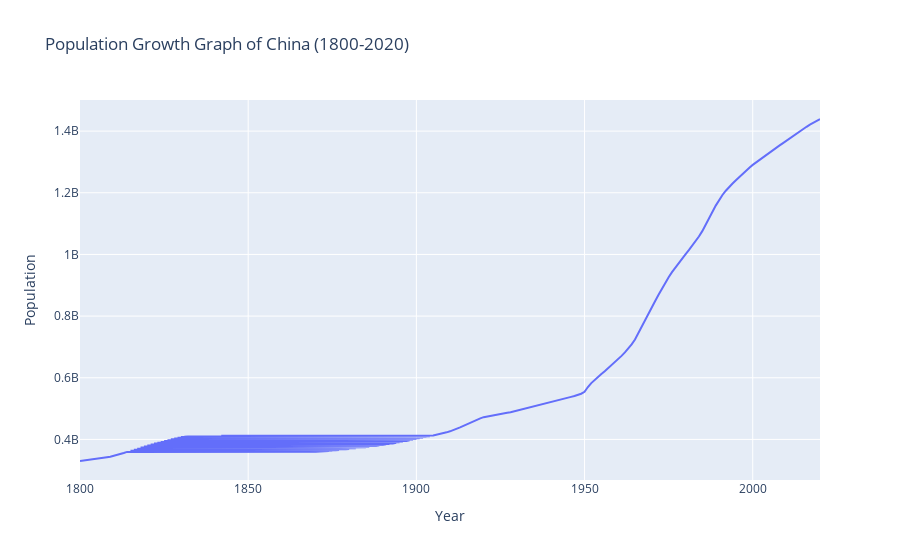

Here is the notebook cell this chart was saved with:
### Code cell
# Population tendency graph for United Sates
x_axis = chn["Year"]
y_axis = chn["Population (historical estimates)"]
fig = px.line(x=x_axis, y=y_axis, title="Population Growth Graph of China (1800-2020)")
fig.update_xaxes(title="Year")
fig.update_yaxes(title="Population")

### Figure 1 — Plotly figure (JSON) as saved in the notebook; plotly's stock layout.template omitted (floating-point values rounded to 4 significant figures; data arrays with more than 128 entries replaced by an {"elided": "..."} marker saying what was removed)
{"data": [{"hovertemplate": "x=%{x}<br>y=%{y}<extra></extra>", "legendgroup": "", "line": {"color": "#636efa", "dash": "solid"}, "marker": {"symbol": "circle"}, "mode": "lines", "name": "", "orientation": "v", "showlegend": false, "type": "scatter", "x": {"elided": "221 int values"}, "xaxis": "x", "y": {"elided": "221 int values"}, "yaxis": "y"}], "layout": {"legend": {"tracegroupgap": 0}, "title": {"text": "Population Growth Graph of China (1800-2020)"}, "xaxis": {"anchor": "y", "domain": [0, 1], "title": {"text": "Year"}}, "yaxis": {"anchor": "x", "domain": [0, 1], "title": {"text": "Population"}}}}
